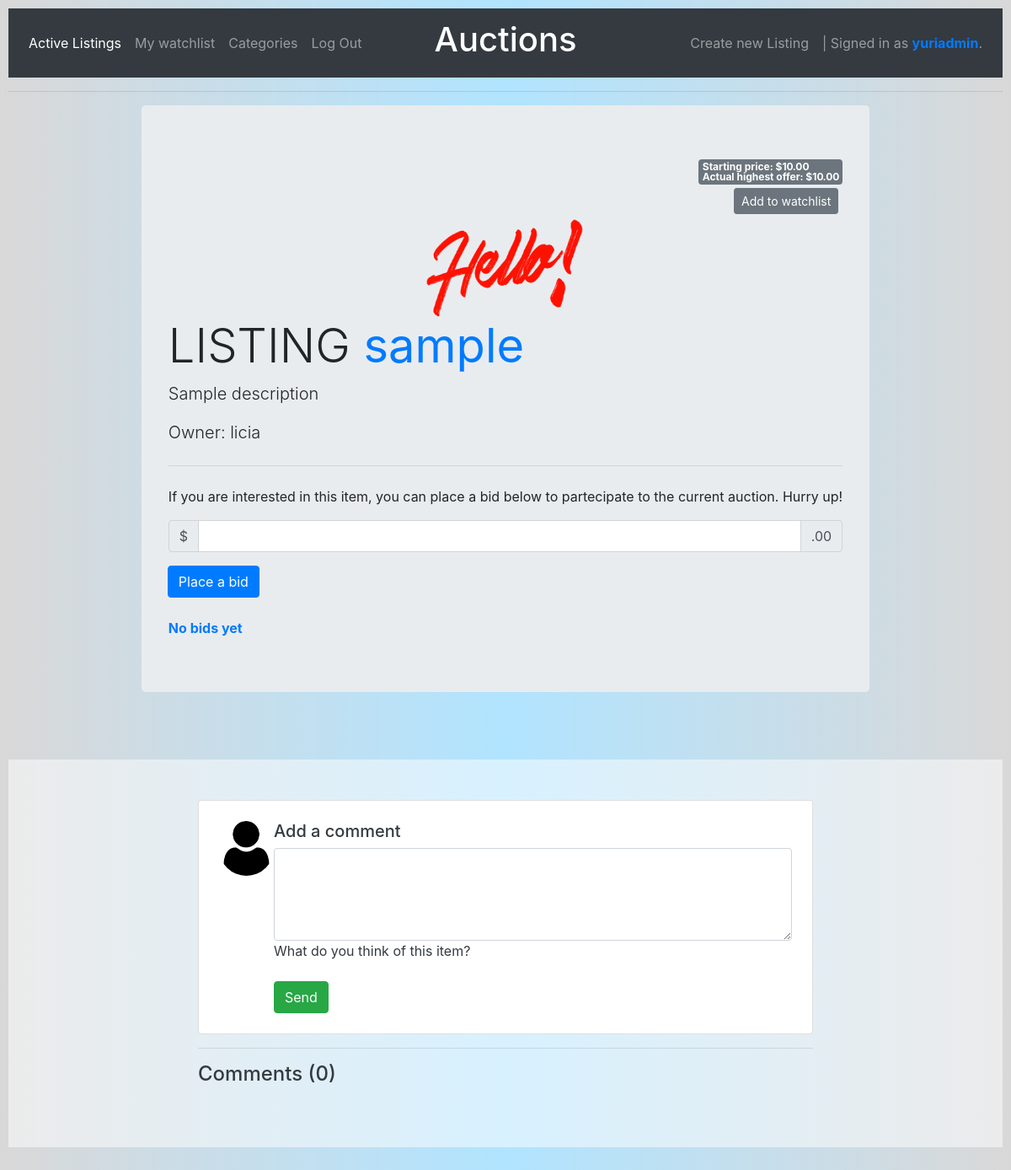
The page /10/listingpage (signed in) on the database its author committed.
### auctions/models.py (models this page shows, shortened)
class User(AbstractUser):
    pass

class Listing(models.Model):
    id = models.AutoField(primary_key=True)
    title = models.CharField(max_length=24)
    description = models.CharField(max_length=64)
    startingprice = models.IntegerField()
    imagename = models.CharField(max_length=255)
    categoryname = models.CharField(max_length=255, blank=True, null=True)
    user = models.ForeignKey(User, on_delete=models.CASCADE, related_name='owner')
    winner = models.CharField(max_length=255, blank=True, null=True)
    pass

### auctions/views.py (the view, shortened to what this page needs)
# urls.py: path("<int:listing_id>/listingpage", views.listing, name="listingpage"),
@login_required
def listing(request, listing_id):
    if request.user.is_authenticated:
        try:
            bids = Bid.objects.all().filter(listing=listing_id)
        except ObjectDoesNotExist:
            bids = None
    if request.user.is_authenticated:
        if request.method != "POST":
            try:
                listing = Listing.objects.get(pk=listing_id)
            except ObjectDoesNotExist:
                return HttpResponse("Listing not found.")
            user = User.objects.get(username=request.user)
            comments = Comment.objects.all().filter(listing=listing_id)
            commentsCount = comments.count()
            isOwner = False
            if listing.user.username == user.username:
                isOwner = True
            isactive = False
            try:
                watch = Watchlist.objects.get(user=user.pk, listing=listing_id)
                if watch is not None:
                    isactive = True
            except ObjectDoesNotExist:
                watch = None
            if bids is not None:
                offers=(bid.amount for bid in bids)
                maximum = max(offers, default=listing.startingprice)
            return render(request, "auctions/listingpage.html", {
                    "username": user.username,
                    "listing": listing,
                    "bids": bids,
                    "actualprice": maximum,
                    "isWatching": isactive,
                    "isOwner": isOwner,
                    "comments": comments,
                    "commentsCount": commentsCount
                })
    else:
        return HttpResponseRedirect(reverse("index"))

### auctions/templates/auctions/listingpage.html (shortened to what this page needs)
{% extends "auctions/layout.html" %}
{% block body %}
    {% load static %}
    <div class="row justify-content-center">
      <div class="jumbotron">
      <div class="text-right">
        <span class="badge badge-secondary">
          <span class="input-group-prepend">Starting price: ${{listing.startingprice}}<span class="input-group-append">.00</span></span>
          <span class="input-group-prepend">Actual highest offer: ${{actualprice}}<span class="input-group-append">.00</span></span>
        </span>
      </div>
      <div class="text-right">
        {% if not isWatching and listing.winner is None %}
          <form method="POST" action="{% url 'listingpage' listing.id %}">
            <span class="badge">
              <input type="submit" value="Add to watchlist" name="status" class="btn btn-secondary btn-sm">
            </span>
          </form>
        {% endif %}
      </div>
      <div class="text-center">
        <img class="card-img-top justify-content-center" src="{% static 'images/'|add:listing.imagename' %}" alt="Listing Image" id="img">
      </div>
        <h1 class="display-4">LISTING <strong class="text-primary">{{ listing.title }}</strong></h1>
        <form method="POST" action="{% url 'biddingpage' listing.id %}">
        <p class="lead">{{ listing.description }}</p>
        <p class="lead">Owner: {{ listing.user }}</p>
        <hr class="my-4">
        <p>If you are interested in this item, you can place a bid below to partecipate to the current auction. Hurry up!</p>
        <div class="input-group mb-3">
          <div class="input-group-prepend">
            <span class="input-group-text">$</span>
          </div>
          {% if listing.winner is None %}
          <input type="number" name="amount" class="form-control" aria-label="Amount (to the nearest dollar)" min="{{actualprice}}" required>
          {% else %}
          <input type="number" name="amount" class="form-control" aria-label="Amount (to the nearest dollar)" min="{{actualprice}}" readonly>
          {% endif %}
          <div class="input-group-append">
            <span class="input-group-text">.00</span>
          </div>
        </div>
        <div class="input-group-append">
          {% if listing.winner is None %}
            <input type="submit" value="Place a bid" class="btn btn-primary">
          {% else %}
            <input type="submit" value="Place a bid" class="btn btn-primary" disabled>
          {% endif %}
      </div>
      </form>
      <br>
      {% if not bids %}
        <strong class="text-primary">No bids yet</strong>
      {% endif %}
      </div>
    </div>
    <section id="commentSection">
      <form method="POST" action="{% url 'comment' listing.id %}">
      <div class="container my-5 py-5 text-dark">
        <div class="row d-flex justify-content-center">
          <div class="col-md-12 col-lg-10 col-xl-8">
            <div class="card">
              <div class="card-body p-4">
                <div class="d-flex flex-start w-100">
                  <img class="rounded-circle shadow-1-strong me-3"
                    src="{% static 'images/user.png' %}" alt="avatar" width="65"
                    height="65" />
                  <div class="w-100">
                    <h5>Add a comment</h5>
                    <div class="form-outline">
                      <textarea class="form-control" name="content" rows="4"></textarea>
                      <label class="form-label" for="textAreaExample">What do you think of this item?</label>
                    </div>
                    <div class="d-flex justify-content-between mt-3">
                      <button type="submit" class="btn btn-success">
                        Send
                      </button>
                    </div>
                  </div>
                </div>
              </div>
            </div>
          </form>
            <hr>
            {% if comments is not None %}
            <div class="d-flex justify-content-between align-items-center mb-4">
              <h4 class="text-dark mb-0">Comments ({{ commentsCount }})</h4>
            </div>
            {% endif %}
    </section>
{% endblock %}

### auctions/templates/auctions/layout.html (shortened to what this page needs)
{% load static %}
<!DOCTYPE html>
<html lang="en">
    <head>
        <link rel="stylesheet" href="https://cdn.jsdelivr.net/npm/bootstrap@4.1.3/dist/css/bootstrap.min.css">
        <link href="{% static 'auctions/styles.css' %}" rel="stylesheet">
    </head>
    <body>
        <nav class="navbar navbar-expand-md navbar-dark bg-dark">
            <div class="navbar-collapse collapse w-100 order-1 order-md-0 dual-collapse2">
                <ul class="navbar-nav mr-auto">
                    <li class="nav-item active">
                        <a class="nav-link" href="{% url 'index' %}">Active Listings</a>
                    </li>
                {% if user.is_authenticated %}
                    <li class="nav-item">
                        <a class="nav-link" href="{% url 'watchpage' %}">My watchlist</a>
                    </li>
                    <li class="nav-item">
                        <a class="nav-link" href="{% url 'categories' %}">Categories</a>
                    </li>
                    <li class="nav-item">
                        <a class="nav-link" href="{% url 'logout' %}">Log Out</a>
                    </li>
                {% endif %}
                </ul>
            </div>
            <div class="mx-auto order-0">
                <a class="navbar-brand mx-auto" href="#"><h1>Auctions</h1></a>
            </div>
            <div class="navbar-collapse collapse w-100 order-3 dual-collapse2">
                <ul class="navbar-nav ml-auto">
                    <li class="nav-item">
                        <a class="nav-link" href="{% url 'newlisting' %}">Create new Listing</a>
                    </li>
                    <li>
                        {% if user.is_authenticated %}
                            <a class="nav-link">| Signed in as <strong class="text-primary">{{ user.username }}</strong>.</a>
                        {% else %}
                            <a class="nav-link">| Not signed in.</strong></a>
                        {% endif %}
                    </li>
                </ul>
            </div>
        </nav>
        <hr>
        {% block body %}
        {% endblock %}
    </body>
</html>

### auctions/static/auctions/styles.css (style rules this page uses)
body { padding: 10px; background: rgb(217,216,216); background: linear-gradient(90deg, rgba(217,216,216,1) 0%, rgba(97, 200, 255, 0.493) 50%, rgba(217,216,216,1) 100%); }
.card-img-top { width: 100%; height: 10vw; object-fit: cover; }
#commentSection, #filterSection { background-color: #fff; background-color: rgba(255,255,255,0.5); }
#img { object-fit: contain }

### rows shown on the page
User: username "yuriadmin"
Listing: startingprice "10", imagename (picture), title "sample", description "Sample description", user "licia"

### other values the page prints
{{ actualprice }} "10"
{{ commentsCount }} "0"
